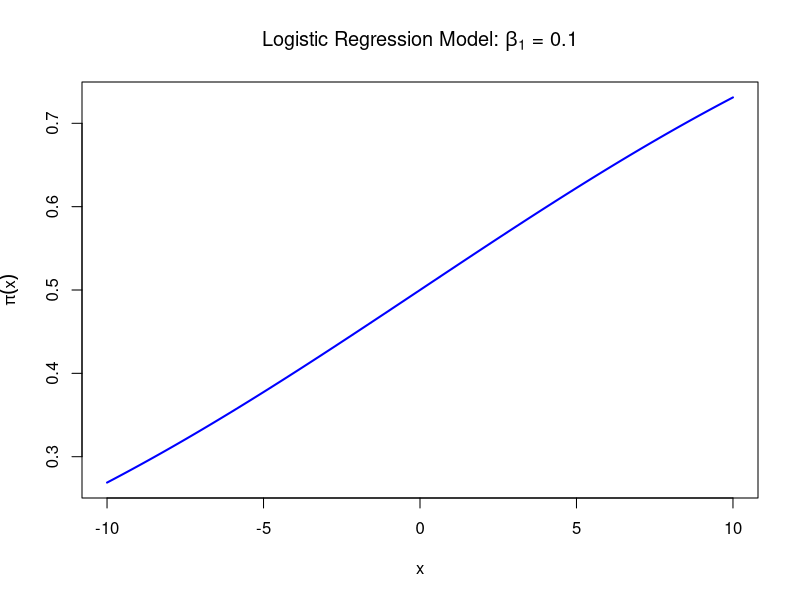
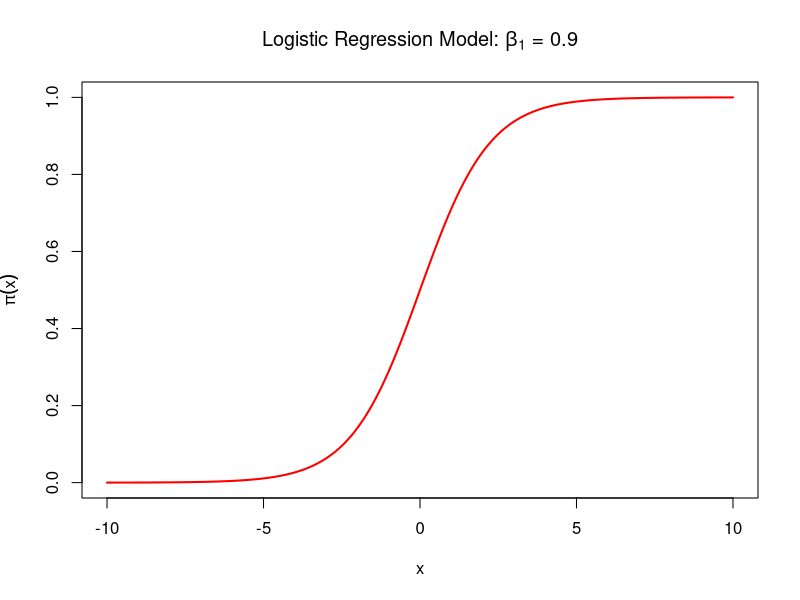
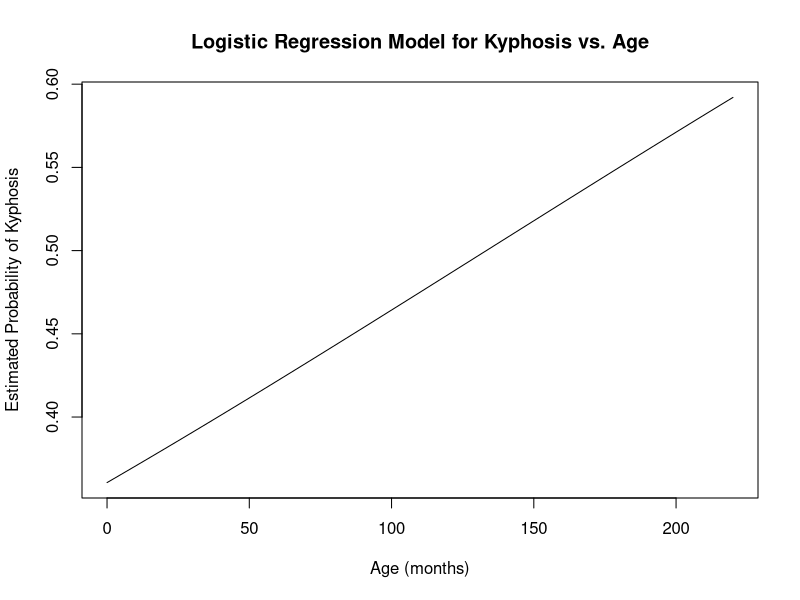

The R source for these figures, in order:
beta0 <- 0
beta1 <- 0.1

x <- seq(-10, 10, 0.1)
pi_x <- exp(beta0 + beta1 * x) / (1 + exp(beta0 + beta1 * x))

plot(x, pi_x, type = "l", lwd = 2, col = "blue",
     main = expression(paste("Logistic Regression Model: ", beta[1], " = 0.1")),
     ylab = expression(pi(x)),
     xlab = "x")

beta0 <- 0
beta1 <- 0.9

x <- seq(-10, 10, 0.1)
pi_x <- exp(beta0 + beta1 * x) / (1 + exp(beta0 + beta1 * x))

plot(x, pi_x, type = "l", lwd = 2, col = "red",
     main = expression(paste("Logistic Regression Model: ", beta[1], " = 0.9")),
     ylab = expression(pi(x)),
     xlab = "x")


age <- c(12, 15, 42, 52, 59, 73, 82, 91, 96, 105, 114, 120, 121, 128, 130,
         139, 139, 157, 1, 1, 2, 8, 11, 18, 22, 31, 37, 61, 72, 81, 97, 112,
         118, 127, 131, 140, 151, 159, 177, 206)

kyphosis <- c(1, 1, 1, 1, 1, 1, 1, 1, 1, 1, 1, 1, 1, 1, 1, 1, 1, 1, 0, 0, 0,
              0, 0, 0, 0, 0, 0, 0, 0, 0, 0, 0, 0, 0, 0, 0, 0, 0, 0, 0)

kyphosisdf <- data.frame(age, kyphosis)

mod.kyphosis <- glm(kyphosis ~ age, data = kyphosisdf, family = binomial)

summary(mod.kyphosis)

b0 <- -0.572693
b1 <- 0.004296
age_val <- 150

p_hat <- exp(b0 + b1 * age_val) / (1 + exp(b0 + b1 * age_val))
p_hat

b0 <- -0.572693
b1 <- 0.004296

curve(exp(b0 + b1 * x) / (1 + exp(b0 + b1 * x)),
      from = 0, to = 220,
      xlab = "Age (months)",
      ylab = "Estimated Probability of Kyphosis",
      main = "Logistic Regression Model for Kyphosis vs. Age")

points(kyphosisdf$age, kyphosisdf$kyphosis, pch = 19, col = "blue")

V <- vcov(mod.kyphosis)
var_b0 <- V["(Intercept)","(Intercept)"]
var_b1 <- V["age","age"]
var_b0
var_b1

se_b0 <- sqrt(var_b0)
se_b1 <- sqrt(var_b1)
se_b0
se_b1


# 1 = hired, 0 = not hired
y <- c(0, 0, 1, 1, 0, 1, 0, 0, 0, 1, 0, 0, 0, 0,
       1, 0, 0, 1, 0, 0, 0, 0, 1, 0, 0, 0, 1, 1)

# Education, years
x1 <- c(6, 4, 6, 6, 4, 8, 4, 4, 6, 8, 4, 8, 4, 6,
        4, 6, 8, 6, 4, 4, 4, 6, 8, 4, 8, 6, 4, 6)

# Experience, years
x2 <- c(2, 0, 6, 3, 1, 3, 2, 4, 1, 10, 2, 5, 2, 7,
        5, 4, 0, 1, 7, 1, 5, 0, 5, 9, 1, 1, 10, 12)

# 1 = male, 0 = female
x3 <- c(0, 1, 1, 1, 0, 0, 1, 0, 0, 0, 1, 0, 0, 0,
        1, 0, 1, 1, 0, 1, 0, 1, 1, 0, 0, 1, 1, 0)

discriminationdf <- data.frame(y, x1, x2, x3)
discriminationdf

mod.disc1 <- glm(y ~ x1 + x2, data = discriminationdf, family = binomial)
summary(mod.disc1)

b0 <- -5.4419
b1 <- 0.5404
b2 <- 0.3717

x2_val <- 0
edu_levels <- c(4, 6, 8)

prob <- exp(b0 + b1 * edu_levels + b2 * x2_val) / 
  (1 + exp(b0 + b1 * edu_levels + b2 * x2_val))

data.frame(Education = edu_levels, Probability = round(prob, 4))

mod.disc2 <- glm(y ~ x2, data = discriminationdf, family = binomial)
summary(mod.disc2)

b0 <- -2.1325
b1 <- 0.3219
x2_val <- 10
p_hat <- exp(b0 + b1*x2_val) / (1 + exp(b0 + b1*x2_val))
round(p_hat, 4)

mod.disc3 <- glm(y ~ x1 + x2 + x3, data = discriminationdf, family = binomial)
summary(mod.disc3)

b0 <- -14.2483
b1 <- 1.1549
b2 <- 0.9098
b3 <- 5.6037

x1 <- 4; x2 <- 0; x3 <- 1
p_hat <- exp(b0 + b1*x1 + b2*x2 + b3*x3) / (1 + exp(b0 + b1*x1 + b2*x2 + b3*x3))
round(p_hat, 4)

vcov(mod.disc3)

LI <- c(8, 8, 10, 10, 12, 12, 12, 14, 14, 14, 16, 16, 16, 18, 20, 20, 20,
        22, 22, 24, 26, 28, 32, 34, 38, 38, 38)

# Cancer remission (1 = yes, 0 = no)
y <- c(0, 0, 0, 0, 0, 0, 0, 0, 0, 0, 0, 0, 0, 1, 1, 1, 0, 1, 0, 0, 1, 1, 0,
       1, 1, 1, 0)

cancerdf <- data.frame(LI, y)
cancerdf

mod.cancer <- glm(y ~ LI, data = cancerdf, family = binomial)
summary(mod.cancer)

b0 <- -3.77714
b1 <- 0.14486
LI_val <- 20
p_hat <- exp(b0 + b1*LI_val) / (1 + exp(b0 + b1*LI_val))
round(p_hat, 4)